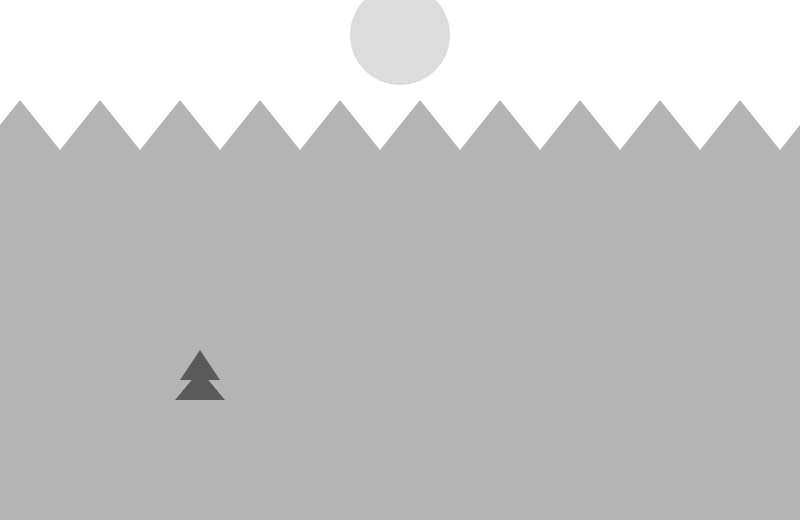
Frame 1 (no input)
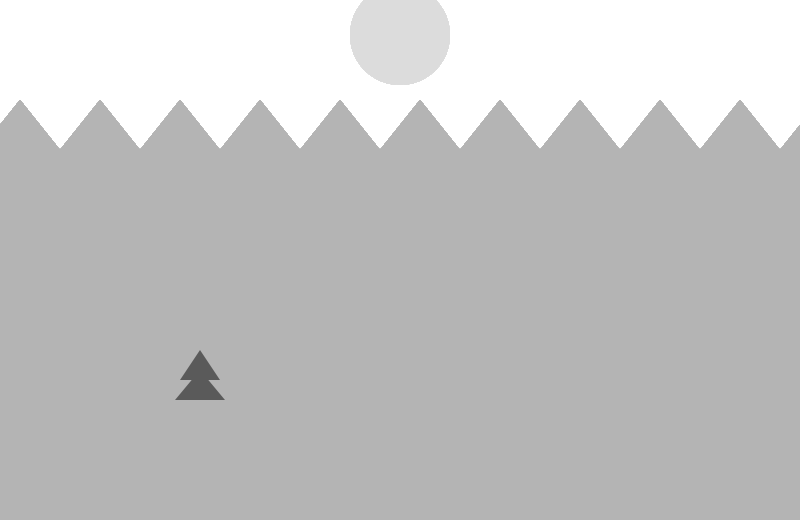
Frame 60 (the mouse pressed at the canvas centre just before this capture)
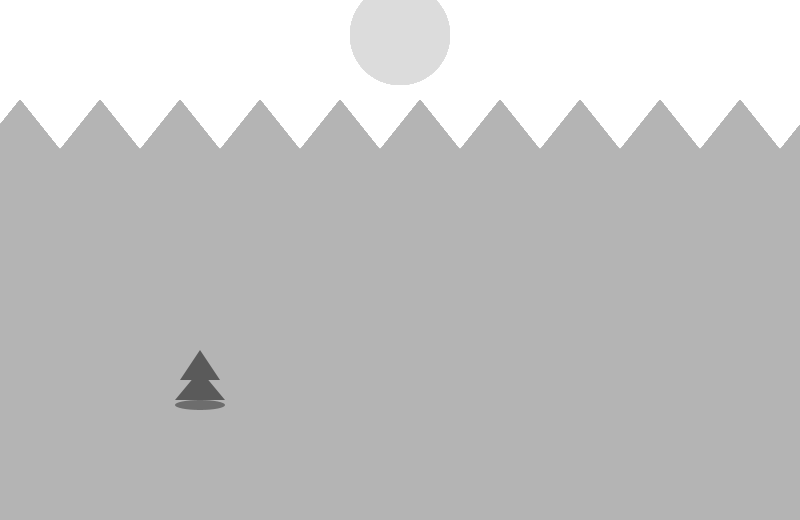
Frame 120 (the mouse held since frame 60 and released just before this capture)

The Processing sketch that drew these frames (run headless with seeded random() and noise(); from frame 60 on, the mouse is pressed at the canvas centre):

// Processing sketch: processing_71930
// ── processing_71930.pde

//direction
int k = 1;

//velocity
float dx1 = 10;
float dx2 = 7.5;
float dx3 = 5;
float dx4 = 3.85;
float dx5 = 1.2;
float dx6 = 5;

//tree x-integers
float x1 = 400;
float x2 = 400;
float x3 = 400;
float x4 = 400;
float x5 = 400;
float x6 = 400;

//tree y-integers
float y1 = 500;
float y2 = 400;
float y3 = 340;
float y4 = 300;
float y5 = 280;
float y6 = 340;

//functions

void draw_background () {
  int x = 20;
  //SUN
noStroke ();
fill (220);
ellipse (400, 35, 100, 100);
  //MOUNTAIN
noStroke ();
fill (180);
rect (-20, 150, 820, 520);
  //HILLS
while (x <= 880) {
  triangle (x-40, 150, x, 100, x+40, 150);
  x = x + 80;
  } 
}

void draw_planes () {
  //PLANES OF FEILD
noStroke ();
fill (160);
rect (0, 520, 800, 245);
//fill (140);
//rect (0, 520, 800, 300);
fill (100);
rect (0, 520, 800, 325);
fill (60);
rect (0, 520, 800, 385);
}

void draw_tree (float x, float y, float c) {
  noStroke ();
  fill (c);
  triangle (x-25, y, x, y-30, x+25, y);
  triangle (x-20, y-20, x, y-50, x+20, y-20);
  if (mousePressed) {
    fill (0, 100);
  ellipse (x,y+5,50, 10);
  }
}

void draw_woods (float y, float c) {
  fill (c);
  draw_tree (100, y, c);
  draw_tree (200, y, c);
  draw_tree (300, y, c);
  draw_tree (400, y, c);
  draw_tree (500, y, c);
  draw_tree (600, y, c);
  draw_tree (700, y, c);
}



///////SETUP

void setup (){
  size (800, 520);
  smooth ();
  background (255);
}

//////DRAW 

void draw (){
  ellipseMode (CENTER);
  rectMode (CORNERS);
  draw_background ();
  draw_tree (200, 400, 90);
  
if (keyPressed == true) {
   draw_woods (400, 90);
}  

if (mousePressed && (mouseButton == RIGHT)) {
   if ((x1+dx1)>600||(x1+dx1)<200) {
    k = k*-1;
  }
  x1 = x1+dx1 *k;
  x2 = x2+dx2 *k;
  x3 = x3+dx3 *k;
  x4 = x4+dx4 *k;
  x5 = x5+dx5 *k;
draw_planes();  
  //tree
draw_tree (x5, y5, 170);
//draw_tree (x4, y4, 120);
draw_tree (x3, y3, 130);
draw_tree (x2, y2, 80);
draw_tree (x1, y1, 30);
}

if ( mousePressed  &&  ( mouseButton == LEFT)){
  if ((x6+dx6)>475||(x6+dx6)<325) {
    k = k*-1;
  }
  x6 = x6+dx6 *k;
draw_planes();  
  //tree
draw_tree (x6, y6, 80);
}


}
